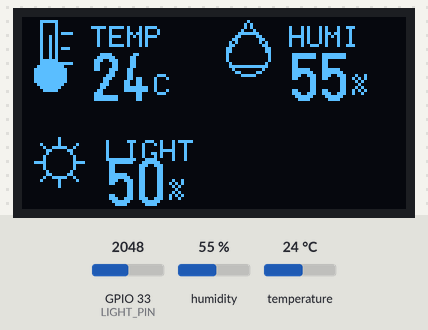
Recording of a sketch running on a simulated ESP32. Parts: 128×64 one-colour display. Wiring (inferred from the names in the program): DHT11 sensor: data GPIO 14. The inputs (shaded band) are chosen by the test bench; at power-on: humidity 55 %, GPIO 33 (LIGHT_PIN) = 2048, temperature 24 °C (analog values on the 0–4095 scale). WiFi joins after 1.5 s; servers stay silent unless stated; uploads are accepted with an empty reply; web services answer with replies made up by the test bench; what the sketch prints to the serial monitor is not drawn.

Above: at 4.0 s.
4.1 s: humidity set to 22 %
At 6.2 s:
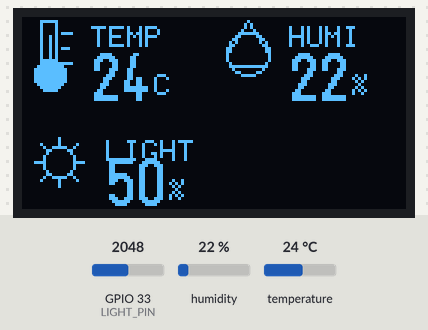
6.5 s: GPIO 33 (LIGHT_PIN) set to 2866
At 7.8 s:
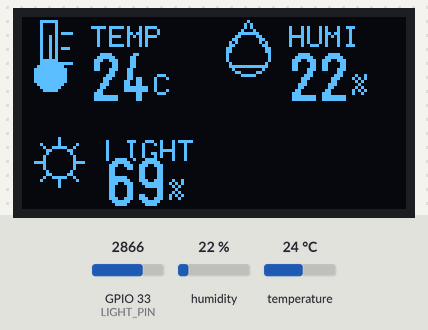
8.6 s: temperature set to 12 °C
At 10.4 s:
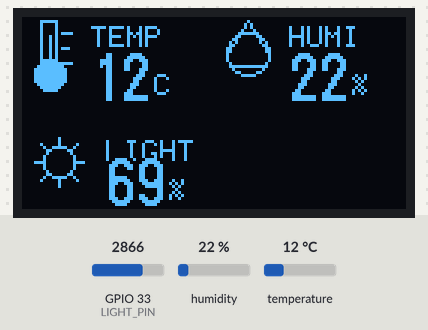
10.7 s: GPIO 33 (LIGHT_PIN) set to 3603
At 12.2 s:
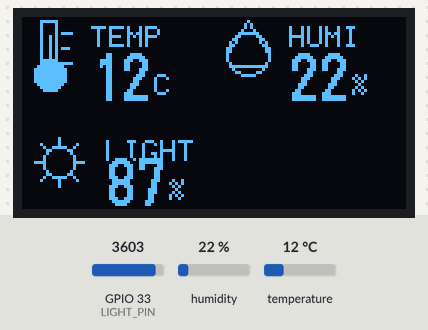
14.9 s: humidity set to 40 %
At 16.0 s:
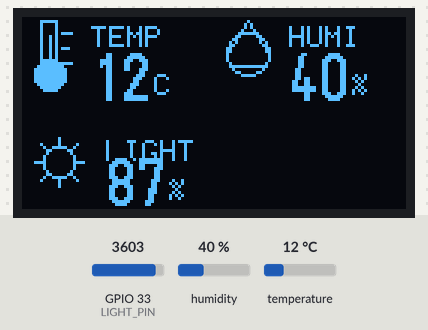
16.4 s: GPIO 33 (LIGHT_PIN) set to 4095
At 17.5 s:
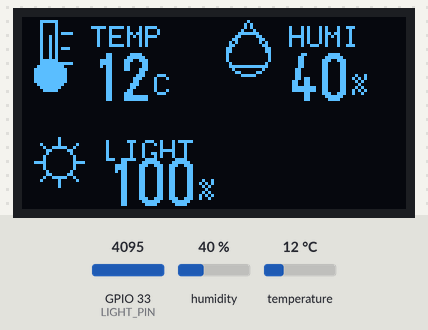
Timing chart, 0 to 19.4 s (numbered marks = the images above; inputs shaded):
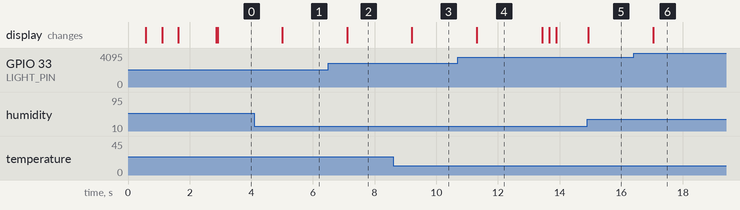

The sketch:

24_google_dht_light_oled.ino
```cpp
#include <Wire.h>
#include <WiFi.h>`n#include <WiFiClientSecure.h>
#include <HTTPClient.h>
#include <U8g2lib.h>

const int DHT_PIN = 14;
const int LIGHT_PIN = 33;
U8G2_SSD1306_128X64_NONAME_F_HW_I2C oled(U8G2_R0, U8X8_PIN_NONE);

 const char* WIFI_SSID = "YOUR_WIFI_SSID";
 const char* WIFI_PASSWORD = "YOUR_WIFI_PASSWORD";
 const char* THINGSPEAK_KEY = "YOUR_THINGSPEAK_WRITE_KEY";
const unsigned long THINGSPEAK_INTERVAL = 10000;
 const char* GOOGLE_SCRIPT_ID = "YOUR_GOOGLE_SCRIPT_ID";
 const char* GOOGLE_SHEET_ID = "YOUR_GOOGLE_SHEET_ID";
const char* GOOGLE_SHEET_NAME = "data";
unsigned long lastThingSpeakUpload = 0;

bool waitForLevel(uint8_t level, unsigned long timeoutMicros) {
  unsigned long start = micros();
  while (digitalRead(DHT_PIN) != level) {
    if (micros() - start > timeoutMicros) return false;
  }
  return true;
}

bool readDHT11(int& temperature, int& humidity) {
  uint8_t data[5] = {0, 0, 0, 0, 0};
  pinMode(DHT_PIN, OUTPUT);
  digitalWrite(DHT_PIN, LOW);
  delay(20);
  digitalWrite(DHT_PIN, HIGH);
  delayMicroseconds(30);
  pinMode(DHT_PIN, INPUT_PULLUP);

  if (!waitForLevel(LOW, 100)) return false;
  if (!waitForLevel(HIGH, 100)) return false;
  if (!waitForLevel(LOW, 100)) return false;

  for (uint8_t bitIndex = 0; bitIndex < 40; bitIndex++) {
    if (!waitForLevel(HIGH, 100)) return false;
    unsigned long pulseStart = micros();
    if (!waitForLevel(LOW, 100)) return false;
    data[bitIndex / 8] <<= 1;
    if (micros() - pulseStart > 40) data[bitIndex / 8] |= 1;
  }

  if ((uint8_t)(data[0] + data[1] + data[2] + data[3]) != data[4]) return false;
  humidity = data[0];
  temperature = data[2];
  return true;
}

void drawThermometer(int x, int y) {
  oled.drawFrame(x + 5, y, 6, 15);
  oled.drawDisc(x + 8, y + 18, 5);
  oled.drawLine(x + 8, y + 5, x + 8, y + 18);
  oled.drawLine(x + 12, y + 4, x + 15, y + 4);
  oled.drawLine(x + 12, y + 9, x + 14, y + 9);
  oled.drawLine(x + 12, y + 14, x + 15, y + 14);
}

void drawDroplet(int x, int y) {
  oled.drawLine(x + 8, y, x + 1, y + 11);
  oled.drawLine(x + 8, y, x + 15, y + 11);
  oled.drawCircle(x + 8, y + 11, 7);
  oled.drawLine(x + 1, y + 11, x + 2, y + 15);
  oled.drawLine(x + 15, y + 11, x + 14, y + 15);
  oled.drawLine(x + 2, y + 15, x + 14, y + 15);
}

void drawSun(int x, int y) {
  oled.drawCircle(x + 8, y + 8, 5);
  oled.drawLine(x + 8, y, x + 8, y + 3);
  oled.drawLine(x + 8, y + 13, x + 8, y + 16);
  oled.drawLine(x, y + 8, x + 3, y + 8);
  oled.drawLine(x + 13, y + 8, x + 16, y + 8);
  oled.drawLine(x + 2, y + 2, x + 4, y + 4);
  oled.drawLine(x + 12, y + 12, x + 14, y + 14);
  oled.drawLine(x + 12, y + 4, x + 14, y + 2);
  oled.drawLine(x + 2, y + 14, x + 4, y + 12);
}

void drawRow(int y, const char* label, int value, const char* unit, void (*icon)(int, int)) {
  icon(3, y + 1);
  oled.setFont(u8g2_font_6x10_tf);
  oled.drawStr(25, y + 9, label);

  char valueText[8];
  snprintf(valueText, sizeof(valueText), "%d", value);
  oled.setFont(u8g2_font_logisoso18_tn);
  int valueWidth = oled.getStrWidth(valueText);
  oled.drawStr(75 - valueWidth, y + 21, valueText);

  oled.setFont(u8g2_font_6x10_tf);
  oled.drawStr(80, y + 17, unit);
}

void showWiFiStatus(const char* title, const char* detail) {
  oled.clearBuffer();
  oled.setFont(u8g2_font_6x10_tf);
  oled.drawStr(0, 14, title);
  oled.drawStr(0, 30, detail);
  oled.sendBuffer();
}

void connectWiFi() {
  WiFi.mode(WIFI_STA);
  WiFi.begin(WIFI_SSID, WIFI_PASSWORD);
  Serial.print("Connecting to WiFi: ");
  Serial.println(WIFI_SSID);

  uint8_t dotCount = 0;
  while (WiFi.status() != WL_CONNECTED) {
    char dots[16];
    uint8_t count = dotCount % 10;
    for (uint8_t index = 0; index < count; index++) dots[index] = '.';
    dots[count] = '\0';
    showWiFiStatus("WiFi connecting...", dots);
    Serial.print('.');
    delay(500);
    dotCount++;
  }

  String ipAddress = WiFi.localIP().toString();
  Serial.println();
  Serial.print("WiFi connected, IP: ");
  Serial.println(ipAddress);
  showWiFiStatus("WiFi connected", ipAddress.c_str());
  delay(1200);
}

void uploadThingSpeak(int temperature, int humidity, int lightPercent) {
  if (WiFi.status() != WL_CONNECTED) return;

  WiFiClient client;
  HTTPClient http;
  String url = String("http://api.thingspeak.com/update?api_key=") + THINGSPEAK_KEY
             + "&field1=" + temperature
             + "&field2=" + humidity
             + "&field3=" + lightPercent;

  Serial.println("Uploading to ThingSpeak...");
  if (http.begin(client, url)) {
    int responseCode = http.GET();
    Serial.print("ThingSpeak response: ");
    Serial.println(responseCode);
    if (responseCode > 0) {
      Serial.print("ThingSpeak entry: ");
      Serial.println(http.getString());
    }
    http.end();
  } else {
    Serial.println("ThingSpeak connection failed");
  }
}
String urlEncode(const char* message) {
  const char* hex = "0123456789abcdef";
  String encodedMessage;
  while (*message != '\0') {
    char character = *message++;
    if (('a' <= character && character <= 'z') ||
        ('A' <= character && character <= 'Z') ||
        ('0' <= character && character <= '9') ||
        character == '-' || character == '_' || character == '.' || character == '~') {
      encodedMessage += character;
    } else {
      encodedMessage += '%';
      encodedMessage += hex[(character >> 4) & 0x0F];
      encodedMessage += hex[character & 0x0F];
    }
  }
  return encodedMessage;
}

void uploadGoogleSheet(int temperature, int humidity, int lightPercent) {
  if (WiFi.status() != WL_CONNECTED) return;

  WiFiClientSecure client;
  client.setInsecure();
  HTTPClient https;
  String data = String(temperature) + "," + String(humidity) + "," + String(lightPercent);
  String url = String("https://script.google.com/macros/s/") + GOOGLE_SCRIPT_ID
             + "/exec?type=insert&dateInclude=1&sheetId=" + GOOGLE_SHEET_ID
             + "&sheetTag=" + urlEncode(GOOGLE_SHEET_NAME)
             + "&data=" + urlEncode(data.c_str());

  Serial.println("Uploading to Google Sheet...");
  if (https.begin(client, url)) {
    https.setFollowRedirects(HTTPC_FORCE_FOLLOW_REDIRECTS);
    int responseCode = https.GET();
    Serial.print("Google Sheet response: ");
    Serial.println(responseCode);
    if (responseCode > 0) {
      Serial.print("Google Sheet result: ");
      Serial.println(https.getString());
    }
    https.end();
  } else {
    Serial.println("Google Sheet connection failed");
  }
}
void drawTopItem(int x, int y, const char* label, int value, const char* unit, void (*icon)(int, int)) {
  icon(x, y);
  oled.setFont(u8g2_font_6x10_tf);
  oled.drawStr(x + 22, y + 9, label);

  char valueText[8];
  snprintf(valueText, sizeof(valueText), "%d", value);
  oled.setFont(u8g2_font_logisoso16_tn);
  oled.drawStr(x + 22, y + 27, valueText);
  int valueWidth = oled.getStrWidth(valueText);

  oled.setFont(u8g2_font_6x10_tf);
  oled.drawStr(x + 24 + valueWidth, y + 25, unit);
}

void drawScreen(int temperature, int humidity, int lightPercent, bool dhtValid) {
  oled.clearBuffer();
  int shownTemperature = dhtValid ? temperature : 0;
  int shownHumidity = dhtValid ? humidity : 0;

  drawTopItem(1, 1, "TEMP", shownTemperature, "C", drawThermometer);
  drawTopItem(67, 1, "HUMI", shownHumidity, "%", drawDroplet);

  drawSun(4, 40);
  oled.setFont(u8g2_font_6x10_tf);
  oled.drawStr(28, 48, "LIGHT");
  char lightText[8];
  snprintf(lightText, sizeof(lightText), "%d", lightPercent);
  oled.setFont(u8g2_font_logisoso16_tn);
  oled.drawStr(28, 63, lightText);
  int lightWidth = oled.getStrWidth(lightText);
  oled.setFont(u8g2_font_6x10_tf);
  oled.drawStr(30 + lightWidth, 61, "%");

  oled.sendBuffer();
}

void setup() {
  Serial.begin(115200);
  analogReadResolution(12);
  analogSetPinAttenuation(LIGHT_PIN, ADC_11db);
  Wire.begin(21, 22);
  oled.begin();
  connectWiFi();
  drawScreen(0, 0, 0, false);
  lastThingSpeakUpload = millis();
}

void loop() {
  int temperature = 0;
  int humidity = 0;
  int lightRaw = analogRead(LIGHT_PIN);
  int lightPercent = map(lightRaw, 0, 4095, 0, 100);
  lightPercent = constrain(lightPercent, 0, 100);
  bool dhtValid = readDHT11(temperature, humidity);

  if (WiFi.status() != WL_CONNECTED) {
    connectWiFi();
  }

  if (dhtValid) {
    Serial.printf("Temperature: %d C, Humidity: %d %%, Light: %d %% (ADC %d)\n", temperature, humidity, lightPercent, lightRaw);
  } else {
    Serial.printf("DHT11 read failed, Light: %d %% (ADC %d)\n", lightPercent, lightRaw);
  }

  drawScreen(temperature, humidity, lightPercent, dhtValid);

  if (millis() - lastThingSpeakUpload >= THINGSPEAK_INTERVAL) {
    showWiFiStatus("Uploading...", "ThingSpeak");
    uploadThingSpeak(temperature, humidity, lightPercent);
    showWiFiStatus("Uploading...", "Google Sheet");
    uploadGoogleSheet(temperature, humidity, lightPercent);
    lastThingSpeakUpload = millis();
    drawScreen(temperature, humidity, lightPercent, dhtValid);
  }

  delay(1000);
}
```

Measured:
- after the input at 4.1 s, the display: changes after 0.91 s (image 1)
- after the input at 6.5 s, the display: changes after 0.61 s (image 2)
- after the input at 8.6 s, the display: changes after 0.61 s (image 3)
- after the input at 14.9 s, the display: changes at once (image 5)
- after the input at 16.4 s, the display: changes after 0.64 s (image 6)
- what the display in image 4 shows lasts 2.1 s, from 11.3 s to 13.4 s
